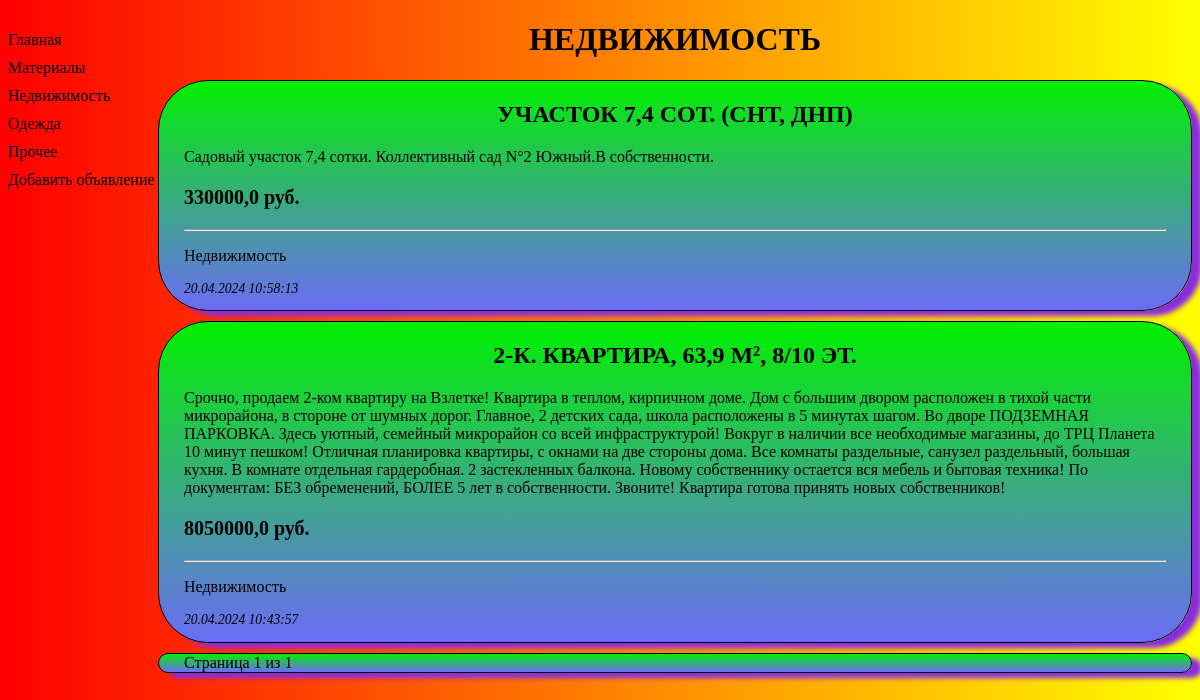
/bboard/rublic/1/, run on the app's committed database.
### myapp/models.py (models this page shows, shortened)
class Rublic(models.Model):
    name = models.CharField(max_length=100, verbose_name='Название', db_index=True)
    class Meta:
        verbose_name_plural = 'Рубирики'
        verbose_name = 'Рубрика'
        ordering = ['name']

class Bb(models.Model):
    title = models.CharField(max_length=100, verbose_name='Название')
    content = models.TextField(verbose_name='Описание')
    price = models.FloatField(verbose_name='Стоимость',
                              validators=[validators.MinValueValidator(0, 'Цена не может быть меньше 0!')])
    published = models.DateTimeField(verbose_name='Дата публикации', auto_now_add=True, db_index=True)
    rublic = models.ForeignKey('Rublic', on_delete=models.PROTECT, null=True, verbose_name='Рубрика')
    class Meta:
        verbose_name_plural = 'Объявления'
        verbose_name = 'Объявление'
        ordering = ['-published', 'title']

### myapp/views.py (the view)
# urls.py: path('rublic/<int:rublic_id>/', views.rublic_page, name='rublic_page'),
def rublic_page(request, rublic_id):
    cur_rublic = get_object_or_404(Rublic, pk=rublic_id)
    items = Bb.objects.filter(rublic=cur_rublic)
    rublics = Rublic.objects.all()
    paginator = Paginator(items, 3)
    page = paginator.page(request.GET.get('page', 1))
    return render(request, 'myapp/rublic_page.html', {'c_rublic':cur_rublic, 'items':page, 'rublics':rublics})

### myapp/templates/myapp/rublic_page.html (shortened to what this page needs)
{% extends 'layout/basic.html' %}
{% block title_2 %}{{c_rublic.name}}{% endblock %}
{% block paginator %}
{% include 'layout/paginator.html' with page=items%}
{% endblock paginator %}

### myapp/templates/layout/basic.html (shortened to what this page needs)
{% load static %}
<!DOCTYPE html>
<html>
<head>
    <link type="text/css" rel="stylesheet" href="{% static 'myapp/div_style.css' %}">
</head>
<body>
    <nav>
        <a href="{% url 'myapp:main' %}">Главная</a>
        {% for i in rublics %}
        <a href="{% url 'myapp:rublic_page' i.pk %}">{{i.name}}</a>
        {% endfor %}
        <a href="{% url 'myapp:add' %}">Добавить объявление</a>
    </nav>
    <h1>{% block title_2 %}{% endblock %}</h1>
    {% for i in items %}
    <div>
        <h2><b><a href="{% url 'myapp:index_page' i.id %}">{{i.title}}</a></b></h2>
        <p>{{i.content}}</p>
        <p class="price"><b>{{i.price}} руб.</b></p>
        <hr>
        <p><a href="{% url 'myapp:rublic_page' i.rublic.pk %}">{{i.rublic.name}}</a></p>
        <p style="font-size: 85%; font-style: italic;">{{i.published|date:"d.m.Y H:i:s"}}</p>
    </div>
    {% endfor %}
    {% block paginator %}
    {% endblock paginator %}
</body>
</html>

### myapp/static/myapp/div_style.css (style rules this page uses)
div { background: linear-gradient(to top, rgb(108, 108, 246), rgb(1, 240, 1)); border: 1px solid black; margin-top: 10px; margin-left: 150px; box-shadow: 10px 5px 5px blueviolet; padding: 0 25px; border-radius: 50px; }
h1, h2 { text-align: center; text-transform: uppercase; }
a { text-decoration: none; color: black; transition: color 0.5s ease-in-out; }
body { background: linear-gradient(to right, red, yellow); font-family: Georgia, 'Times New Roman', Times, serif; }
p.price { transition: all 0.5s; font-size: 125% }
nav { width: 150px; float: left; }
nav a { display: block; margin: 10px 0px; }

### data on the page
Rublic: name "Материалы"
Rublic: name "Недвижимость", name "НЕДВИЖИМОСТЬ"
Rublic: name "Одежда"
Rublic: name "Прочее"
Bb: title "УЧАСТОК 7,4 СОТ. (СНТ, ДНП)", content "Садовый участок 7,4 сотки. Коллективный сад N°2 Южный.В собственности.", price "330000,0", rublic.name "Недвижимость", published "20.04.2024 10:58:13"
Bb: title "2-К. КВАРТИРА, 63,9 М², 8/10 ЭТ.", content "Срочно, продаем 2-ком квартиру на Взлетке! Квартира в теплом, кирпичном доме. Дом с большим двором расположен в тихой части микрорайона, в стороне от шумных дорог. Главное, 2 детских сада, школа расположены в 5 минутах шагом. Во дворе ПОДЗЕМНАЯ ПАРКОВКА. Здесь уютный, семейный микрорайон со всей инфраструктурой! Вокруг в наличии все необходимые магазины, до ТРЦ Планета 10 минут пешком! Отличная планировка квартиры, с окнами на две стороны дома. Все комнаты раздельные, санузел раздельный, большая кухня. В комнате отдельная гардеробная. 2 застекленных балкона. Новому собственнику остается вся мебель и бытовая техника! По документам: БЕЗ обременений, БОЛЕЕ 5 лет в собственности. Звоните!…", price "8050000,0", rublic.name "Недвижимость", published "20.04.2024 10:43:57"

### other printed values
{{ page.number }} "1"
{{ page.paginator.num_pages }} "1"
